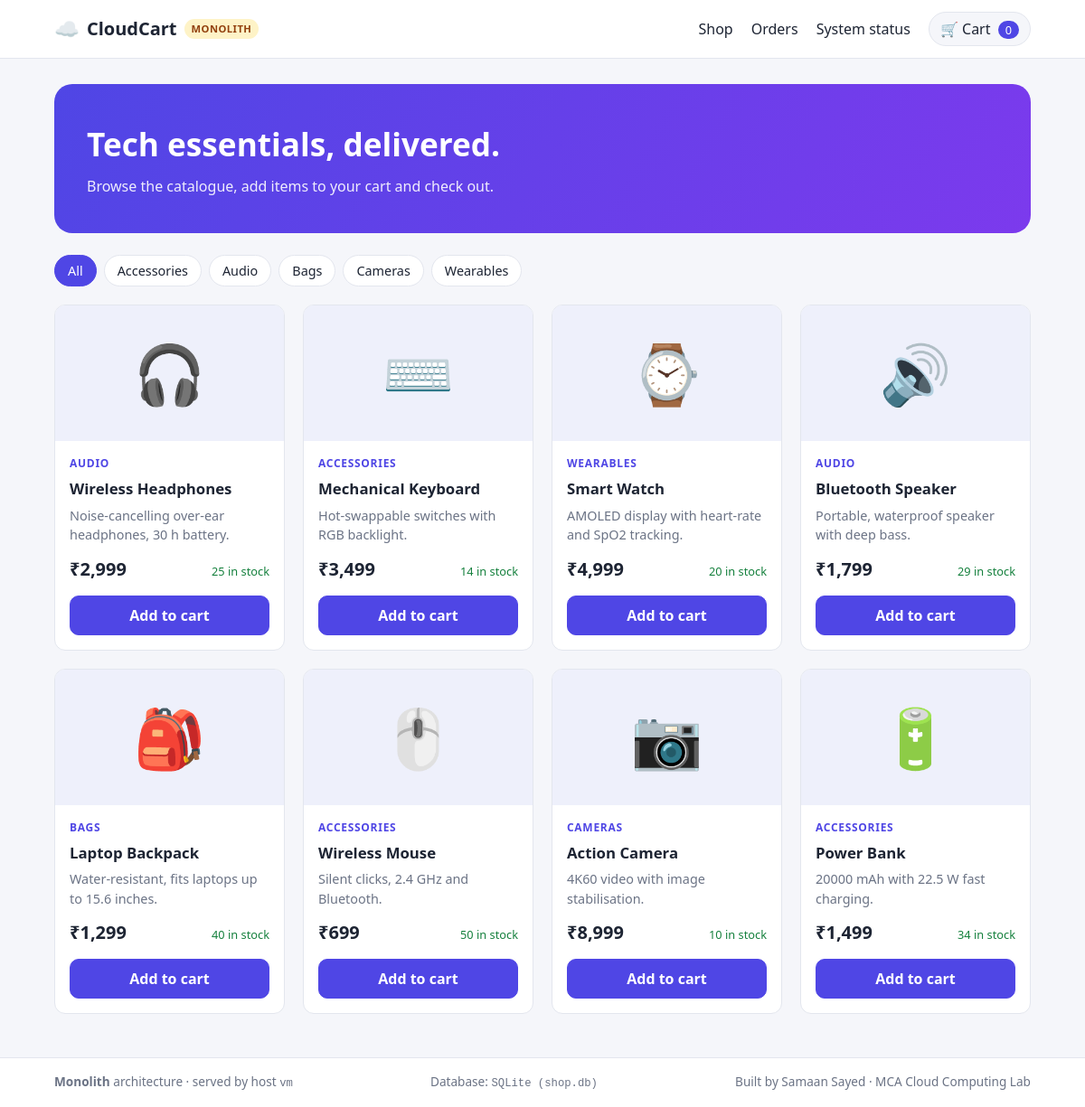
The page / on the database its author committed.
### app.py (models this page shows)
class Product(db.Model):
    __tablename__ = "products"
    id = db.Column(db.Integer, primary_key=True)
    name = db.Column(db.String(100), nullable=False)
    description = db.Column(db.String(255), nullable=False)
    category = db.Column(db.String(50), nullable=False)
    price = db.Column(db.Integer, nullable=False)  # whole rupees
    stock = db.Column(db.Integer, nullable=False, default=0)
    emoji = db.Column(db.String(16), nullable=False)

### app.py (the view)
@app.route("/")
def index():
    category = request.args.get("category")
    query = Product.query.order_by(Product.id)
    if category:
        query = query.filter_by(category=category)
    categories = [c for (c,) in db.session.query(Product.category).distinct().order_by(Product.category)]
    return render_template("index.html", products=query.all(), categories=categories, active_category=category)

### app.py (called while the page is built)
@app.template_filter("inr")
def inr(amount):
    return f"₹{amount:,}"

def current_cart_id():
    if "cart_id" not in session:
        session["cart_id"] = uuid.uuid4().hex
    return session["cart_id"]

@app.context_processor
def inject_layout_data():
    count = (
        db.session.query(func.coalesce(func.sum(CartItem.quantity), 0))
        .filter(CartItem.cart_id == current_cart_id())
        .scalar()
    )
    return {
        "architecture": "Monolith",
        "cart_count": count,
        "db_label": DB_LABEL,
        "hostname": socket.gethostname(),
        "student_name": STUDENT_NAME,
    }

### templates/index.html (shortened to what this page needs)
{% extends "base.html" %}
{% block content %}
<section class="hero">
  <h1>Tech essentials, delivered.</h1>
  <p>Browse the catalogue, add items to your cart and check out.</p>
</section>
<div class="chips">
  <a href="{{ url_for('index') }}" class="chip {% if not active_category %}chip-active{% endif %}">All</a>
  {% for c in categories %}
  <a href="{{ url_for('index', category=c) }}" class="chip {% if c == active_category %}chip-active{% endif %}">{{ c }}</a>
  {% endfor %}
</div>
<div class="grid">
  {% for p in products %}
  <article class="card">
    <div class="thumb">{{ p.emoji }}</div>
    <div class="card-body">
      <span class="category">{{ p.category }}</span>
      <h3>{{ p.name }}</h3>
      <p class="muted">{{ p.description }}</p>
      <div class="price-row">
        <span class="price">{{ p.price|inr }}</span>
        <span class="stock {% if p.stock < 5 %}stock-low{% endif %}">{{ p.stock }} in stock</span>
      </div>
      <form method="post" action="{{ url_for('add_to_cart', product_id=p.id) }}">
        {% if p.stock > 0 %}
        <button class="btn btn-primary btn-block">Add to cart</button>
        {% else %}
        <button class="btn btn-block" disabled>Out of stock</button>
        {% endif %}
      </form>
    </div>
  </article>
  {% else %}
  <p class="muted">No products found.</p>
  {% endfor %}
</div>
{% endblock %}

### templates/base.html (shortened to what this page needs)
<!doctype html>
<html lang="en">
<head>
  <link rel="stylesheet" href="{{ url_for('static', filename='style.css') }}">
</head>
<body>
  <header class="topbar">
    <div class="wrap topbar-inner">
      <a class="brand" href="{{ url_for('index') }}">
        <span class="logo">☁️</span> CloudCart
        <span class="arch arch-{{ architecture|lower }}">{{ architecture }}</span>
      </a>
      <nav class="nav">
        <a href="{{ url_for('index') }}">Shop</a>
        <a href="{{ url_for('orders') }}">Orders</a>
        <a href="{{ url_for('status') }}">System status</a>
        <a class="cart-link" href="{{ url_for('view_cart') }}">🛒 Cart <span class="pill">{{ cart_count }}</span></a>
      </nav>
    </div>
  </header>
  <main class="wrap main">
    {% block content %}{% endblock %}
  </main>
  <footer class="footer">
    <div class="wrap footer-inner">
      {% block footer %}
      <span><strong>{{ architecture }}</strong> architecture · served by host <code>{{ hostname }}</code></span>
      <span>Database: <code>{{ db_label }}</code></span>
      {% endblock %}
      <span>Built by {{ student_name }} · MCA Cloud Computing Lab</span>
    </div>
  </footer>
</body>
</html>

### static/style.css (style rules this page uses)
:root { --bg: #f5f6fa; --surface: #ffffff; --text: #1d2433; --muted: #6b7385; --border: #e3e6ee; --primary: #4f46e5; --primary-dark: #3f37c9; --success: #15803d; --error: #b91c1c; --radius: 12px; }
* { box-sizing: border-box; }
body { margin: 0; font-family: "Segoe UI", system-ui, -apple-system, Roboto, Arial, sans-serif; background: var(--bg); color: var(--text); line-height: 1.5; }
a { color: var(--primary); text-decoration: none; }
code { font-family: Consolas, "Courier New", monospace; font-size: 0.9em; }
.wrap { max-width: 1120px; margin: 0 auto; padding: 0 20px; }
.main { padding-top: 28px; padding-bottom: 48px; min-height: calc(100vh - 160px); }
.muted { color: var(--muted); }
.topbar { background: var(--surface); border-bottom: 1px solid var(--border); position: sticky; top: 0; z-index: 10; }
.topbar-inner { display: flex; align-items: center; justify-content: space-between; height: 64px; gap: 16px; }
.brand { display: flex; align-items: center; gap: 8px; font-weight: 700; font-size: 1.25rem; color: var(--text); }
.logo { font-size: 1.4rem; }
.arch { font-size: 0.7rem; font-weight: 600; padding: 3px 8px; border-radius: 999px; text-transform: uppercase; letter-spacing: 0.04em; }
.arch-monolith { background: #fef3c7; color: #92400e; }
.nav { display: flex; align-items: center; gap: 20px; flex-wrap: wrap; }
.nav a { color: var(--text); font-weight: 500; }
.cart-link { background: var(--bg); padding: 6px 12px; border-radius: 999px; border: 1px solid var(--border); }
.pill { background: var(--primary); color: #fff; border-radius: 999px; padding: 1px 8px; font-size: 0.8rem; margin-left: 4px; }
.hero { background: linear-gradient(120deg, #4f46e5, #7c3aed); color: #fff; border-radius: 20px; padding: 40px 36px; margin-bottom: 24px; }
.hero h1 { margin: 0 0 8px; font-size: 2.2rem; }
.hero p { margin: 0; opacity: 0.9; }
.chips { display: flex; gap: 8px; flex-wrap: wrap; margin-bottom: 20px; }
.chip { padding: 6px 14px; border-radius: 999px; background: var(--surface); border: 1px solid var(--border); color: var(--text); font-size: 0.9rem; }
.chip-active { background: var(--primary); border-color: var(--primary); color: #fff; }
.grid { display: grid; grid-template-columns: repeat(auto-fill, minmax(240px, 1fr)); gap: 20px; }
.card { background: var(--surface); border: 1px solid var(--border); border-radius: var(--radius); overflow: hidden; display: flex; flex-direction: column; transition: box-shadow 0.15s, transform 0.15s; }
.thumb { background: #eef0fb; font-size: 4rem; display: flex; align-items: center; justify-content: center; height: 150px; }
.card-body { padding: 16px; display: flex; flex-direction: column; gap: 6px; flex: 1; }
.card-body h3 { margin: 0; font-size: 1.05rem; }
.card-body p { margin: 0; font-size: 0.9rem; flex: 1; }
.category { font-size: 0.75rem; text-transform: uppercase; letter-spacing: 0.06em; color: var(--primary); font-weight: 600; }
.price-row { display: flex; justify-content: space-between; align-items: baseline; margin: 6px 0 8px; }
.price { font-size: 1.25rem; font-weight: 700; }
.stock { font-size: 0.8rem; color: var(--success); }
.btn { display: inline-block; border: 1px solid var(--border); background: var(--surface); color: var(--text); padding: 9px 16px; border-radius: 10px; font: inherit; font-weight: 600; cursor: pointer; text-align: center; }
.btn-primary { background: var(--primary); border-color: var(--primary); color: #fff; }
.btn-block { display: block; width: 100%; }
.footer { border-top: 1px solid var(--border); background: var(--surface); padding: 16px 0; font-size: 0.85rem; color: var(--muted); }
.footer-inner { display: flex; flex-wrap: wrap; justify-content: space-between; gap: 8px 24px; }

### rows shown on the page
Product: emoji "🎧", category "AUDIO", name "Wireless Headphones", description "Noise-cancelling over-ear headphones, 30 h battery.", price|inr "₹2,999", stock "25", shows "Add to cart"
Product: emoji "⌨️", category "ACCESSORIES", name "Mechanical Keyboard", description "Hot-swappable switches with RGB backlight.", price|inr "₹3,499", stock "14", shows "Add to cart"
Product: emoji "⌚", category "WEARABLES", name "Smart Watch", description "AMOLED display with heart-rate and SpO2 tracking.", price|inr "₹4,999", stock "20", shows "Add to cart"
Product: emoji "🔊", category "AUDIO", name "Bluetooth Speaker", description "Portable, waterproof speaker with deep bass.", price|inr "₹1,799", stock "29", shows "Add to cart"
Product: emoji "🎒", category "BAGS", name "Laptop Backpack", description "Water-resistant, fits laptops up to 15.6 inches.", price|inr "₹1,299", stock "40", shows "Add to cart"
Product: emoji "🖱️", category "ACCESSORIES", name "Wireless Mouse", description "Silent clicks, 2.4 GHz and Bluetooth.", price|inr "₹699", stock "50", shows "Add to cart"
Product: emoji "📷", category "CAMERAS", name "Action Camera", description "4K60 video with image stabilisation.", price|inr "₹8,999", stock "10", shows "Add to cart"
Product: emoji "🔋", category "ACCESSORIES", name "Power Bank", description "20000 mAh with 22.5 W fast charging.", price|inr "₹1,499", stock "34", shows "Add to cart"

### other values the page prints
{{ architecture }} "MONOLITH"
{{ cart_count }} "0"
{{ c }} "Accessories" "Audio" "Bags" "Cameras" "Wearables"
{{ architecture }} "Monolith"
{{ hostname }} "vm"
{{ db_label }} "SQLite (shop.db)"
{{ student_name }} "Samaan Sayed"
